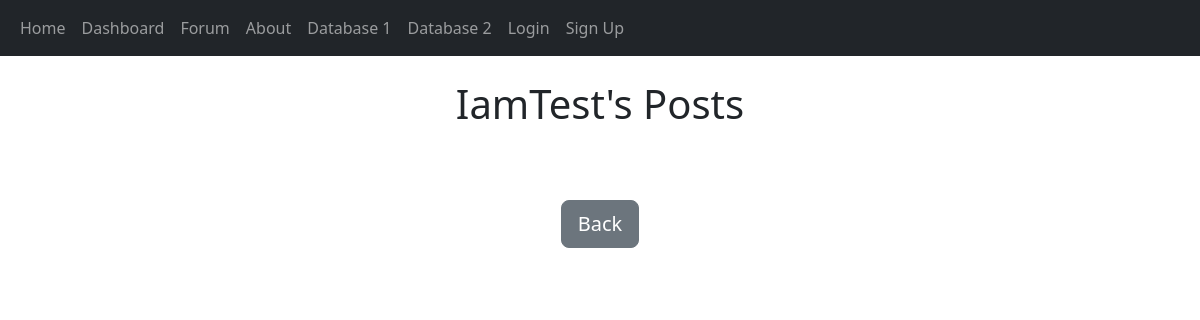
The app's page /posts/IamTest, older data.
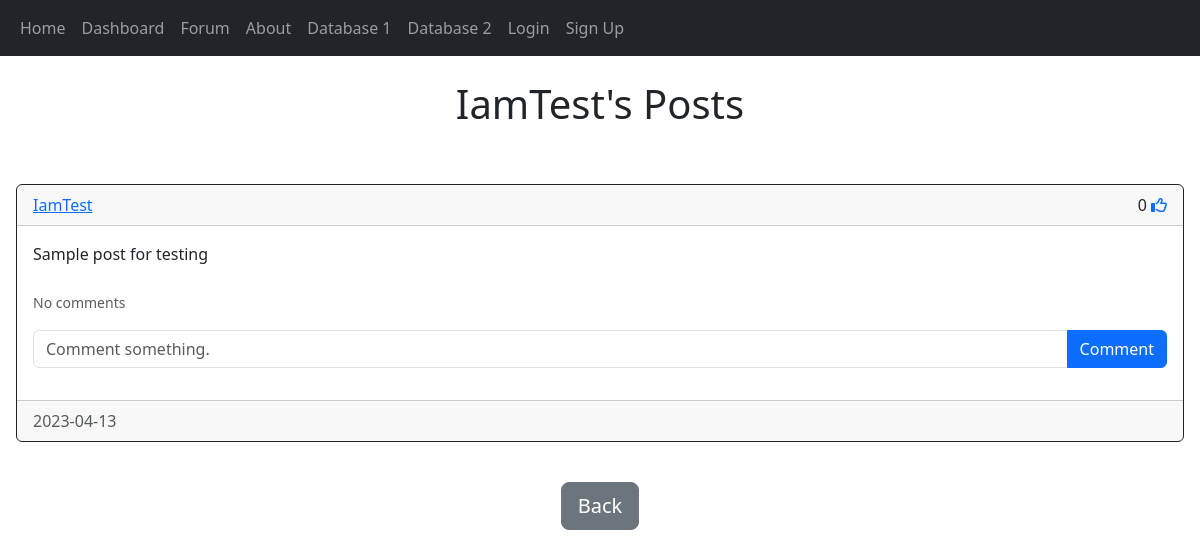
The same page, newer data.
### crayfish_analysis_app/models.py (models this page shows, shortened)
class User(db.Model, UserMixin):
    __tablename__ = "user"
    id = db.Column(db.Integer, primary_key=True)
    date_created = db.Column(db.Date, nullable=True, default=datetime.utcnow)
    username = db.Column(db.String(150), unique=True, nullable=False)
    email = db.Column(db.String(150), unique=True, nullable=False)
    password = db.Column(db.String(150), nullable=False)
    posts = db.relationship('Post', backref='user', passive_deletes=True)
    comments = db.relationship('Comment', backref='user', passive_deletes=True)
    likes = db.relationship('Like', backref='user', passive_deletes=True)

class Post(db.Model):
    __tablename__ = "post"
    id = db.Column(db.Integer, primary_key=True)
    date_created = db.Column(db.Date, nullable=True, default=datetime.utcnow)
    text = db.Column(db.Text, nullable=False)
    author = db.Column(db.Integer, db.ForeignKey('user.id', ondelete='CASCADE'), nullable=False)
    comments = db.relationship('Comment', backref='post', passive_deletes=True)
    likes = db.relationship('Like', backref='Post', passive_deletes=True)

### crayfish_analysis_app/views.py (the view)
@main_bp.route("/posts/<username>")
def posts(username):
    user = User.query.filter_by(username=username).first()
    if not user:
        flash("No user with that username exists.", category="error")
        return redirect(url_for("views.forum"))
    posts = user.posts
    return render_template("posts.html", user=current_user, posts=posts, username=username)

### crayfish_analysis_app/templates/posts.html (shortened to what this page needs)
{% extends "posts_div.html" %}
{% block header1 %}{{username}}'s Posts{% endblock %}
{% block footer %}
<div style="text-align: center">
    <a href="/forum">
        <button type="button" class="btn btn-secondary btn-lg">
            Back
        </button>
    </a>
</div>
<br />
{% endblock %}

### crayfish_analysis_app/templates/posts_div.html (shortened to what this page needs)
{% extends "base.html" %}
{% block content%}
<br />
<h1 style="text-align: center">{% block header1 %}{% endblock %}</h1>
<br />
<div class="card border-0">
    <div class="card-body">
      <div>
        <div id="posts">
            {% for post in posts %}
            <div class="card border-dark">
                <div class="card-header d-flex justify-content-between align-items-center">
                    <a href="/posts/{{post.user.username}}">{{post.user.username}}</a>
                    <div>
                        {{post.likes|length}}
                        {% if user.id in post.likes|map(attribute="author")|list %}
                        <a href="/like-post/{{post.id}}"><i class="fas fa-thumbs-up"></i></a>
                        {% else %}
                        <a href="/like-post/{{post.id}}"><i class="far fa-thumbs-up"></i></a>
                        {% endif %}
                    </div>
                </div>
                <div class="card-body">
                    <div class="card-text">{{post.text}}</div>
                    <br />
                    <p class="card-text">
                        {% if post.comments|length > 0 %}
                        <a data-bs-toggle="collapse" href="#comments-{{post.id}}" role="button">
                            <small>View/Hide {{post.comments|length}} Comments</small>
                        </a>
                        {% else %}
                        <small class="text-muted">No comments</small>
                        {% endif %}
                    </p>
                    <form class="input-group mb-3" method="POST" action="/create-comment/{{post.id}}">
                        <input type="text" id="text" name="text" class="form-control" placeholder="Comment something."/>
                        <button type="submit" class="btn btn-primary">Comment</button>
                    </form>
                </div>
                <div class="card-footer text-muted">{{post.date_created}}</div>
            </div>
            <br />
            {% endfor %}
        </div>
      </div>
    </div>
  </div>
{% block footer %}{% endblock %}
{% endblock %}

Row changes from the older to the newer data that the page shows:
now on this page (row edited): Post: user.username "IamTest", likes|length "0", text "Sample post for testing", date_created "2023-04-13"
